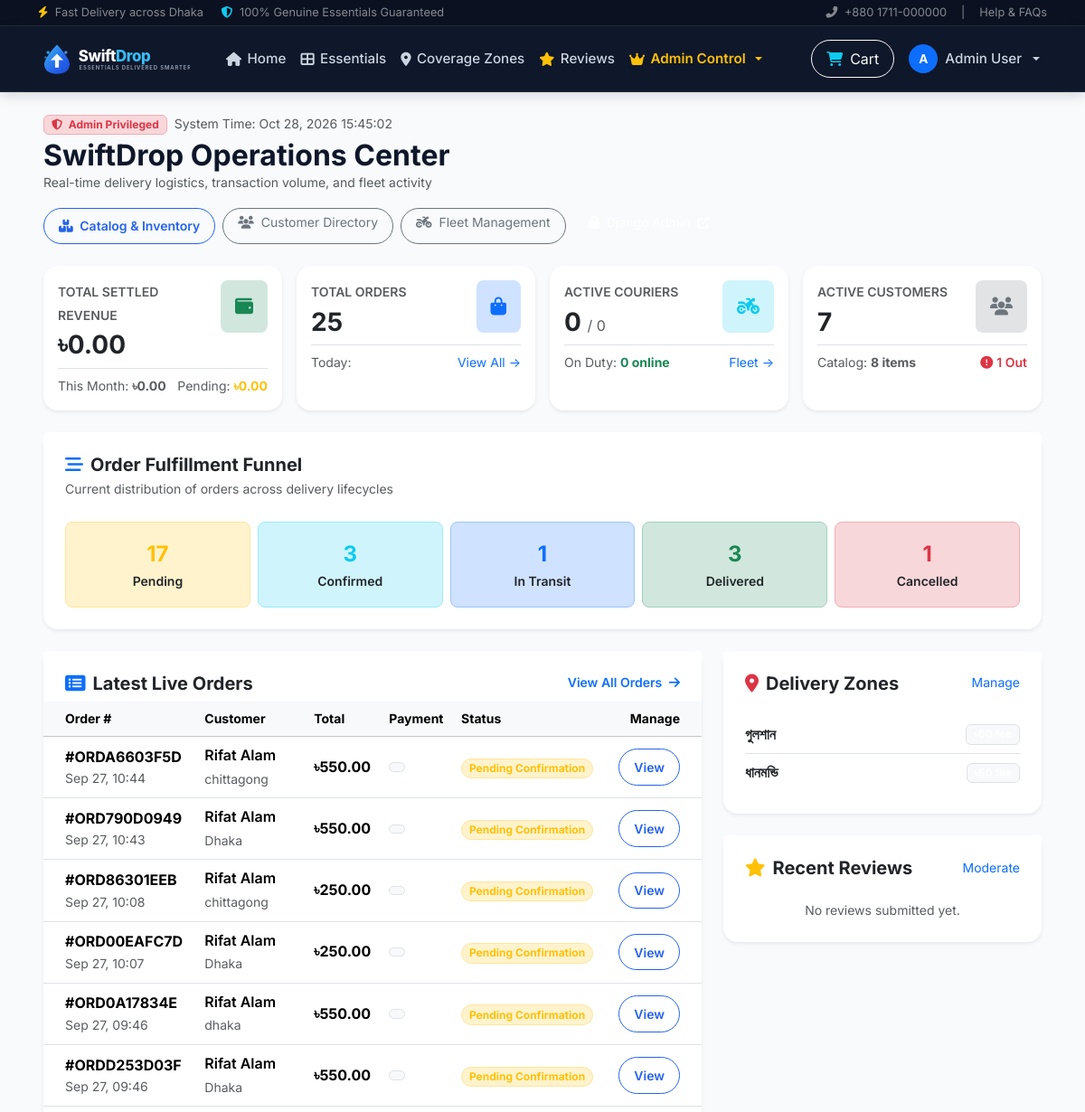
The page /admin-dashboard/ (signed in, upper part) on the database as committed earlier.
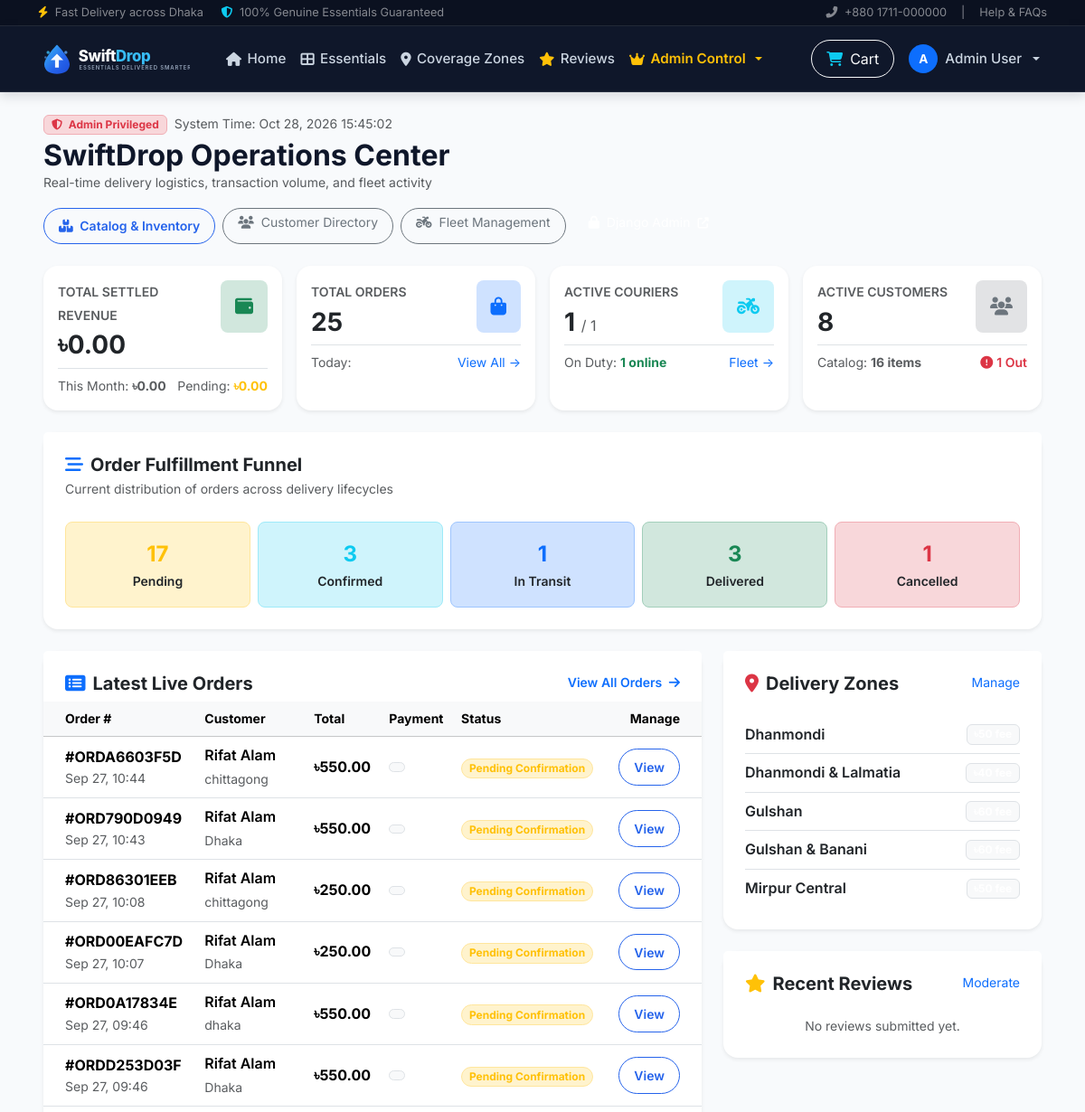
The same page on the database as committed later.
### orders/models.py (models this page shows, shortened)
class Order(models.Model):
    ORDER_STATUS_CHOICES = [
        ('pending', 'Pending Confirmation'),
        ('confirmed', 'Confirmed'),
        ('processing', 'Processing / Packed'),
        ('dispatched', 'Out for Delivery'),
        ('delivered', 'Delivered'),
        ('cancelled', 'Cancelled'),
        ('returned', 'Returned'),
    ]
    DELIVERY_TYPE_CHOICES = [
        ('instant', 'Instant Express'),
        ('scheduled', 'Scheduled Delivery'),
    ]
    order_number = models.CharField(
        max_length=24,
        unique=True,
        verbose_name=_('Order Reference')
    )
    customer = models.ForeignKey(
        User,
        on_delete=models.CASCADE,
        related_name='orders',
        verbose_name=_('Customer')
    )
    delivery_type = models.CharField(
        max_length=20,
        choices=DELIVERY_TYPE_CHOICES,
        default='instant',
        verbose_name=_('Delivery Option')
    )
    scheduled_delivery_time = models.DateTimeField(
        blank=True,
        null=True,
        verbose_name=_('Scheduled Time')
    )
    delivery_address = models.TextField(
        verbose_name=_('Delivery Address')
    )
    delivery_city = models.CharField(
        max_length=100,
        default='Dhaka',
        verbose_name=_('Delivery Area / City')
    )
    delivery_instructions = models.TextField(
        blank=True,
        null=True,
        verbose_name=_('Delivery Instructions')
    )
    status = models.CharField(
        max_length=20,
        choices=ORDER_STATUS_CHOICES,
        default='pending',
        verbose_name=_('Status')
    )
    total_amount = models.DecimalField(
        max_digits=10,
        decimal_places=2,
        validators=[MinValueValidator(0)],
        verbose_name=_('Total Amount (৳)')
    )
    delivery_fee = models.DecimalField(
        max_digits=8,
        decimal_places=2,
        default=50.00,
        validators=[MinValueValidator(0)],
        verbose_name=_('Delivery Fee (৳)')
    )
    special_instructions = models.TextField(
        blank=True,
        null=True,
        verbose_name=_('Special Instructions')
    )
    cancellation_reason = models.CharField(
        max_length=100,
        blank=True,
        null=True,
        verbose_name=_('Cancellation Reason')
    )
    cancellation_notes = models.TextField(
        blank=True,
        null=True,
        verbose_name=_('Cancellation Notes')
    )
    cancelled_at = models.DateTimeField(
        blank=True,
        null=True,
        verbose_name=_('Cancelled At')
    )
    cancelled_by = models.ForeignKey(
        User,
        on_delete=models.SET_NULL,
        null=True,
        blank=True,
        related_name='cancelled_orders',
        verbose_name=_('Cancelled By')
    )
    refund_preference = models.CharField(
        max_length=50,
        blank=True,
        null=True,
        verbose_name=_('Refund Preference')
    )
    created_at = models.DateTimeField(
        auto_now_add=True,
        verbose_name=_('Created At')
    )
    updated_at = models.DateTimeField(
        auto_now=True,
        verbose_name=_('Updated At')
    )
    class Meta:
        verbose_name = _('Order')
        verbose_name_plural = _('Orders')
        ordering = ['-created_at']

### users/models.py (models this page shows, shortened)
class User(AbstractUser):
    USER_TYPE_CHOICES = [
        ('customer', 'Customer'),
        ('admin', 'Administrator'),
        ('delivery_agent', 'Delivery Partner'),
    ]
    user_type = models.CharField(
        max_length=20,
        choices=USER_TYPE_CHOICES,
        default='customer',
        verbose_name=_('User Type')
    )
    phone_number = models.CharField(
        max_length=15,
        unique=True,
        verbose_name=_('Phone Number')
    )
    address = models.TextField(
        blank=True,
        null=True,
        verbose_name=_('Address')
    )
    city = models.CharField(
        max_length=100,
        blank=True,
        null=True,
        verbose_name=_('City / Area')
    )
    postal_code = models.CharField(
        max_length=10,
        blank=True,
        null=True,
        verbose_name=_('Postal Code')
    )
    profile_picture = models.ImageField(
        upload_to='profile_pictures/',
        blank=True,
        null=True,
        verbose_name=_('Profile Picture')
    )
    is_verified = models.BooleanField(
        default=False,
        verbose_name=_('Verified')
    )
    created_at = models.DateTimeField(
        auto_now_add=True,
        verbose_name=_('Created At')
    )
    updated_at = models.DateTimeField(
        auto_now=True,
        verbose_name=_('Updated At')
    )
    class Meta:
        verbose_name = _('User')
        verbose_name_plural = _('Users')
    @property
    def is_customer(self):
        return self.user_type == 'customer'
    @property
    def is_admin(self):
        return self.user_type == 'admin' or self.is_staff or self.is_superuser
    @property
    def is_delivery_agent(self):
        return self.user_type == 'delivery_agent'

### delivery/models.py (models this page shows, shortened)
class DeliveryArea(models.Model):
    name = models.CharField(
        max_length=100,
        verbose_name=_('Zone / Area Name')
    )
    description = models.TextField(
        blank=True,
        null=True,
        verbose_name=_('Coverage Details')
    )
    delivery_fee = models.DecimalField(
        max_digits=8,
        decimal_places=2,
        default=50.00,
        validators=[MinValueValidator(0)],
        verbose_name=_('Delivery Fee (৳)')
    )
    estimated_delivery_time = models.PositiveIntegerField(
        default=30,
        help_text='Estimated delivery turnaround time in minutes',
        verbose_name=_('Estimated Time (Minutes)')
    )
    is_active = models.BooleanField(
        default=True,
        verbose_name=_('Active Service')
    )
    created_at = models.DateTimeField(
        auto_now_add=True,
        verbose_name=_('Created At')
    )
    class Meta:
        verbose_name = _('Delivery Area')
        verbose_name_plural = _('Delivery Areas')
        ordering = ['name']

### dashboard/views.py (the view)
# urls.py: path('admin-dashboard/', views.AdminDashboardView.as_view(), name='admin_dashboard'),
class AdminDashboardView(AdminRequiredMixin, TemplateView):
    template_name = 'dashboard/admin_dashboard.html'
    def get_context_data(self, **kwargs):
        context = super().get_context_data(**kwargs)
        now = timezone.now()
        week_ago = now - timedelta(days=7)
        month_ago = now - timedelta(days=30)
        all_orders = Order.objects.all()
        context['total_orders'] = all_orders.count()
        context['pending_orders'] = all_orders.filter(status='pending').count()
        context['confirmed_orders'] = all_orders.filter(status='confirmed').count()
        context['processing_orders'] = all_orders.filter(status='processing').count()
        context['dispatched_orders'] = all_orders.filter(status='dispatched').count()
        context['delivered_orders'] = all_orders.filter(status='delivered').count()
        context['cancelled_orders'] = all_orders.filter(status='cancelled').count()
        completed_payments = Payment.objects.filter(status='completed')
        context['total_revenue'] = completed_payments.aggregate(
            total=Sum('amount')
        )['total'] or Decimal('0.00')
        context['weekly_revenue'] = completed_payments.filter(
            created_at__gte=week_ago
        ).aggregate(total=Sum('amount'))['total'] or Decimal('0.00')
        context['monthly_revenue'] = completed_payments.filter(
            created_at__gte=month_ago
        ).aggregate(total=Sum('amount'))['total'] or Decimal('0.00')
        context['pending_revenue'] = Payment.objects.filter(
            status='pending'
        ).aggregate(total=Sum('amount'))['total'] or Decimal('0.00')
        context['total_customers'] = User.objects.filter(user_type='customer').count()
        context['total_agents'] = User.objects.filter(user_type='delivery_agent').count()
        context['available_agents'] = User.objects.filter(
            user_type='delivery_agent',
            delivery_agent_profile__is_available=True
        ).count()
        context['total_products'] = ProductService.objects.count()
        context['out_of_stock_count'] = ProductService.objects.filter(stock_quantity=0).count()
        context['recent_orders'] = Order.objects.select_related(
            'customer'
        ).order_by('-created_at')[:10]
        context['recent_reviews'] = Review.objects.select_related(
            'customer', 'product'
        ).order_by('-created_at')[:5]
        context['delivery_areas'] = DeliveryArea.objects.all().order_by('name')
        context['last_updated'] = now
        return context

### dashboard/context_processors.py (called while the page is built)
def swift_drop_context(request):
    cart_item_count = 0
    session_cart = request.session.get('cart', {})
    if isinstance(session_cart, dict):
        cart_item_count = sum(item.get('quantity', 0) for item in session_cart.values() if isinstance(item, dict))
    elif isinstance(session_cart, list):
        cart_item_count = sum(item.get('quantity', 0) for item in session_cart if isinstance(item, dict))
    return {
        'BRAND_NAME': getattr(settings, 'BRAND_NAME', 'SwiftDrop'),
        'TAGLINE': getattr(settings, 'TAGLINE', 'Your Essentials. Delivered Smarter.'),
        'CURRENCY_SYMBOL': getattr(settings, 'CURRENCY_SYMBOL', '৳'),
        'CURRENCY_CODE': getattr(settings, 'CURRENCY_CODE', 'BDT'),
        'session_cart_count': cart_item_count,
    }

### dashboard/views.py (called while the page is built)
    def test_func(self):
        user = self.request.user
        return bool(user.is_authenticated and (
            user.is_staff or
            user.is_superuser or
            getattr(user, 'user_type', None) == 'admin'
        ))

### templates/dashboard/admin_dashboard.html (shortened to what the changed rows need)
{% extends 'base.html' %}
{% load static %}
{% block content %}
<div class="container-fluid px-lg-5 py-4">
    <div class="d-flex flex-wrap justify-content-between align-items-center mb-4 gap-3">
        <div>
            <h2 class="fw-bold text-navy mb-0 mt-1">SwiftDrop Operations Center</h2>
        </div>
    </div>
    <div class="row g-3 mb-4">
        <div class="col-sm-6 col-xl-3">
            <div class="card border-0 shadow-sm rounded-4 p-3 h-100">
                <div class="d-flex justify-content-between align-items-start mb-2">
                    <div>
                        <span class="text-muted small fw-semibold text-uppercase">Active Couriers</span>
                        <h3 class="fw-bold text-navy mb-0 mt-1">{{ available_agents }} <span class="fs-6 text-muted fw-normal">/ {{ total_agents }}</span></h3>
                    </div>
                </div>
                <div class="d-flex justify-content-between small text-muted pt-2 border-top">
                    <span>On Duty: <strong class="text-success">{{ available_agents }} online</strong></span>
                </div>
            </div>
        </div>
        <div class="col-sm-6 col-xl-3">
            <div class="card border-0 shadow-sm rounded-4 p-3 h-100">
                <div class="d-flex justify-content-between align-items-start mb-2">
                    <div>
                        <span class="text-muted small fw-semibold text-uppercase">Active Customers</span>
                        <h3 class="fw-bold text-navy mb-0 mt-1">{{ total_customers }}</h3>
                    </div>
                </div>
                <div class="d-flex justify-content-between small text-muted pt-2 border-top">
                    <span>Catalog: <strong>{{ total_products }} items</strong></span>
                </div>
            </div>
        </div>
    </div>
    <div class="row g-4 mb-4">
        <div class="col-lg-8">
            <div class="card border-0 shadow-sm rounded-4 h-100">
                <div class="card-body p-0">
                    <div class="table-responsive">
                        <table class="table table-hover align-middle mb-0">
                            <thead class="table-light small text-muted">
                                <tr>
                                    <th class="ps-4">Order #</th>
                                    <th>Customer</th>
                                    <th>Total</th>
                                    <th>Payment</th>
                                    <th>Status</th>
                                    <th class="text-end pe-4">Manage</th>
                                </tr>
                            </thead>
                            <tbody>
                                {% for order in recent_orders %}
                                    <tr>
                                        <td class="ps-4 fw-bold text-navy">
                                            #{{ order.order_number }}
                                            <div class="small text-muted fw-normal">{{ order.created_at|date:"M d, H:i" }}</div>
                                        </td>
                                        <td>
                                            <div class="fw-semibold text-navy">{{ order.customer.get_full_name|default:order.customer.username }}</div>
                                            <small class="text-muted">{{ order.delivery_city }}</small>
                                        </td>
                                        <td class="fw-bold text-navy">
                                            ৳{{ order.total_amount|floatformat:2 }}
                                        </td>
                                        <td>
                                            <span class="badge bg-light text-navy border">
                                            </span>
                                        </td>
                                        <td>
                                            <span class="badge rounded-pill
                                                {% if order.status == 'delivered' %}bg-success-subtle text-success border border-success-subtle
                                                {% elif order.status == 'cancelled' %}bg-danger-subtle text-danger border border-danger-subtle
                                                {% elif order.status == 'dispatched' or order.status == 'processing' %}bg-primary-subtle text-primary border border-primary-subtle
                                                {% else %}bg-warning-subtle text-warning border border-warning-subtle{% endif %}">
                                                {{ order.get_status_display }}
                                            </span>
                                        </td>
                                        <td class="text-end pe-4">
                                            <a href="{% url 'orders:order_detail' order.id %}" class="btn btn-outline-primary btn-sm rounded-pill px-3">
                                                View
                                            </a>
                                        </td>
                                    </tr>
                                {% empty %}
                                    <tr>
                                        <td colspan="6" class="text-center py-4 text-muted">No orders placed yet.</td>
                                    </tr>
                                {% endfor %}
                            </tbody>
                        </table>
                    </div>
                </div>
            </div>
        </div>
        <div class="col-lg-4">
            <div class="card border-0 shadow-sm rounded-4 mb-4">
                <div class="card-body p-4">
                    {% if delivery_areas %}
                        <div class="list-group list-group-flush">
                            {% for area in delivery_areas|slice:":5" %}
                                <div class="list-group-item px-0 py-2 d-flex justify-content-between align-items-center">
                                    <div>
                                        <span class="fw-semibold text-navy">{{ area.name }}</span>
                                    </div>
                                    <span class="badge bg-light text-navy border">৳{{ area.delivery_fee|floatformat:0 }} fee</span>
                                </div>
                            {% endfor %}
                        </div>
                    {% else %}
                        <p class="text-muted small mb-0">No delivery zones configured.</p>
                    {% endif %}
                </div>
            </div>
        </div>
    </div>
</div>
{% endblock %}

Rows that differ between the two databases and show on the page:
changed DeliveryArea: name "ধানমন্ডি" → "Dhanmondi"; moves up the list
added DeliveryArea: name "Dhanmondi & Lalmatia"
changed DeliveryArea: name "গুলশান" → "Gulshan"
added DeliveryArea: name "Gulshan & Banani"
added DeliveryArea: name "Mirpur Central"
Other text that changed with them:
{{ available_agents }}: "0" → "1"
{{ total_agents }}: "0" → "1"
{{ total_customers }}: "7" → "8"
{{ total_products }}: "8" → "16"
